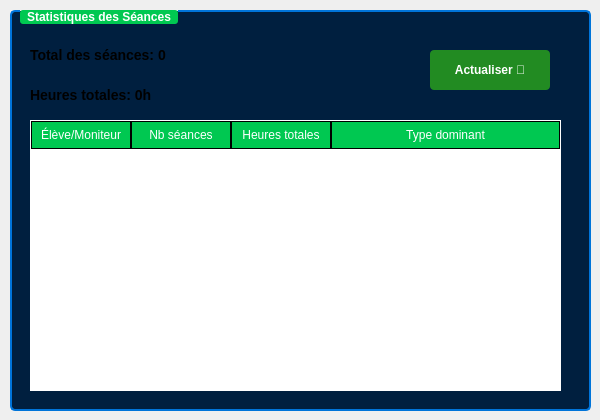
     <widget class="QWidget" name="tab_2">
      <attribute name="title">
       <string>Statistiques</string>
      </attribute>
      <widget class="QGroupBox" name="groupBox_stats">
       <property name="geometry">
        <rect>
         <x>10</x>
         <y>10</y>
         <width>581</width>
         <height>401</height>
        </rect>
       </property>
       <property name="styleSheet">
        <string notr="true">QGroupBox {
    font-weight: bold;
    border: 2px solid #0074D9;
    border-radius: 5px;
    margin-top: 1ex;
    background-color: #001F3F;
    color: #FFFFFF;
}
QGroupBox::title {
    subcontrol-origin: margin;
    left: 10px;
    padding: 0 5px 0 5px;
    color: #FFFFFF;
    background-color: #00C851;
    border-radius: 3px;
}</string>
       </property>
       <property name="title">
        <string>Statistiques des Séances</string>
       </property>
       <widget class="QLabel" name="label_totalSessions">
        <property name="geometry">
         <rect>
          <x>20</x>
          <y>30</y>
          <width>200</width>
          <height>30</height>
         </rect>
        </property>
        <property name="styleSheet">
         <string notr="true">font-size: 14px; font-weight: bold;</string>
        </property>
        <property name="text">
         <string>Total des séances: 0</string>
        </property>
       </widget>
       <widget class="QLabel" name="label_totalHours">
        <property name="geometry">
         <rect>
          <x>20</x>
          <y>70</y>
          <width>200</width>
          <height>30</height>
         </rect>
        </property>
        <property name="styleSheet">
         <string notr="true">font-size: 14px; font-weight: bold;</string>
        </property>
        <property name="text">
         <string>Heures totales: 0h</string>
        </property>
       </widget>
       <widget class="QTableWidget" name="stats_s">
        <property name="geometry">
         <rect>
          <x>20</x>
          <y>110</y>
          <width>531</width>
          <height>271</height>
         </rect>
        </property>
        <property name="styleSheet">
         <string notr="true">QTableView {
    background-color: white;
    alternate-background-color: #002B5C;
    gridline-color: black;
    color: #000000;
    border: 1px solid white;
}

QHeaderView::section {
    background-color: #00C851;
    color: #FFFFFF;
    padding: 4px;
    border: 1px solid black;
    min-width: 80px;
}</string>
        </property>
        <attribute name="horizontalHeaderStretchLastSection">
         <bool>true</bool>
        </attribute>
        <column>
         <property name="text">
          <string>Élève/Moniteur</string>
         </property>
        </column>
        <column>
         <property name="text">
          <string>Nb séances</string>
         </property>
        </column>
        <column>
         <property name="text">
          <string>Heures totales</string>
         </property>
        </column>
        <column>
         <property name="text">
          <string>Type dominant</string>
         </property>
        </column>
       </widget>
       <widget class="QPushButton" name="refresh_s">
        <property name="geometry">
         <rect>
          <x>420</x>
          <y>40</y>
          <width>120</width>
          <height>40</height>
         </rect>
        </property>
        <property name="styleSheet">
         <string notr="true">QPushButton {
    background-color: #228B22;
    border: none;
    color: #FFFFFF;
    padding: 6px 12px;
    border-radius: 4px;
    font-weight: bold;
    transition: background-color 0.3s, transform 0.1s;
}

QPushButton:hover {
    background-color: #28a428;
    transform: scale(1.05);
}

QPushButton:pressed {
    background-color: #1c771c;
    transform: scale(0.98);
}</string>
        </property>
        <property name="text">
         <string>Actualiser 🔁</string>
        </property>
       </widget>
      </widget>
     </widget>
